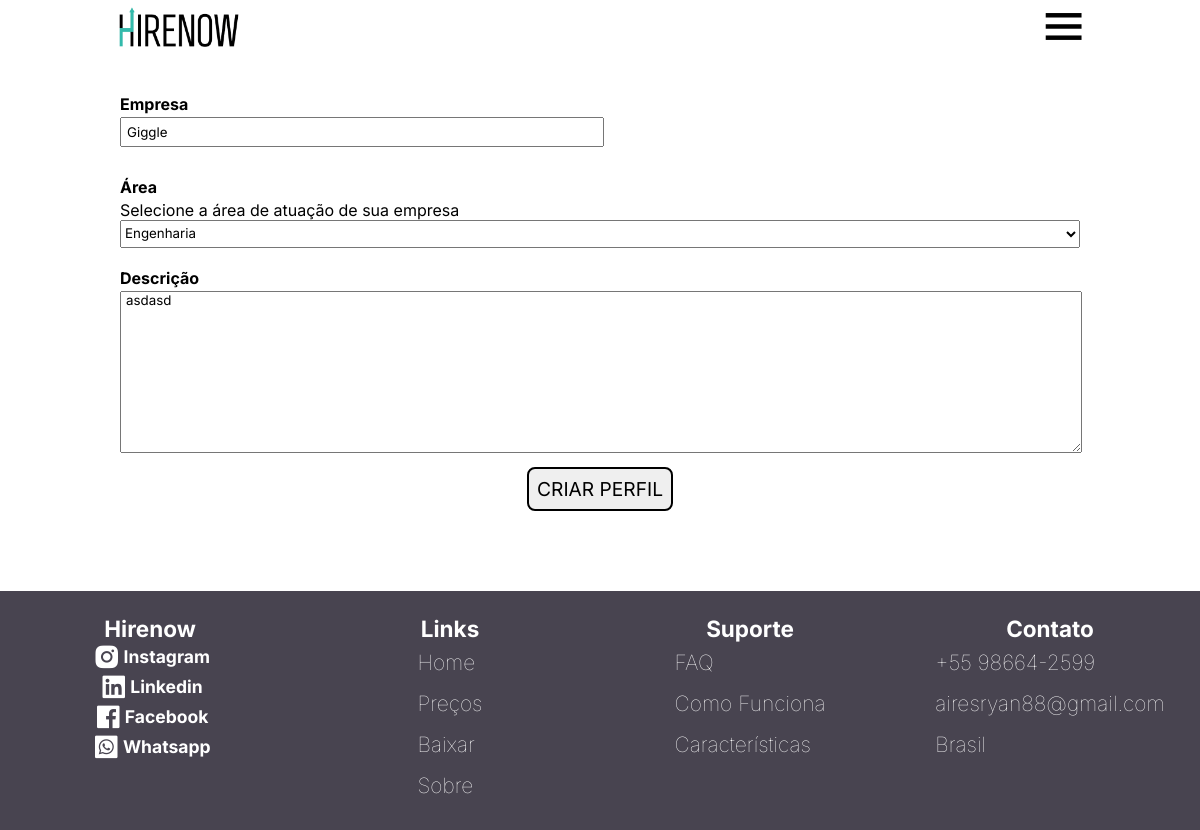
The page /login_cadastro/Emp/perfil_emp.php?email=giggle@gmail.com&senha=#$ASDW##$%SDF&sm=3&id=13 (signed in) on the database its author committed.
### tables this page shows
CREATE TABLE `empresas` (
  `idEmpresas` int(11) NOT NULL AUTO_INCREMENT,
  `nome` varchar(45) NOT NULL,
  `cnpj` int(11) NOT NULL,
  `email` varchar(45) NOT NULL,
  `senha` varchar(45) NOT NULL,
  `Administrador_idUsuarios` int(11) DEFAULT NULL,
  `tipo` int(1) NOT NULL,
  `area` varchar(45) DEFAULT NULL,
  `descricao` varchar(200) DEFAULT NULL,
  PRIMARY KEY (`idEmpresas`),
  UNIQUE KEY `cnpj_UNIQUE` (`cnpj`),
  UNIQUE KEY `email_UNIQUE` (`email`),
  KEY `fk_Empresas_Administrador1_idx` (`Administrador_idUsuarios`),
  CONSTRAINT `fk_adm1` FOREIGN KEY (`Administrador_idUsuarios`) REFERENCES `administrador` (`idUsuarios`) ON DELETE SET NULL ON UPDATE CASCADE
);

### login_cadastro/Emp/perfil_emp.php (the view, shortened to what this page needs)
<?php
if(urlencode($_GET['email']) && urlencode($_GET['senha']) && urlencode($_GET['sm']) && urlencode($_GET['id'])){
    $email = urlencode($_GET['email']);
    $senha = urlencode($_GET['senha']);
    $sm = urlencode($_GET['sm']);
    $id = urlencode($_GET['id']);
}
?>
<!DOCTYPE html>
<html lang="pt-br">
<head>
    <link rel="stylesheet" href="perfil_emp.css">
    <link rel="stylesheet" href="header_emp/header_emp.css">
    <link href="https://unpkg.com/boxicons@2.1.4/css/boxicons.min.css" rel="stylesheet"/>
    <link rel="stylesheet" href="../../rodape/rodape.css">
</head>
<body>
<header>
    <img src="../../imagens/logos/hirenow_word.png" alt="Logo" id="logo-word-header"/>
<div class="menu-toggle" onclick="toggleMenu()">
    <span id="menu-icon" class="icon-transition"><i id="bxicon" class='bx bx-menu'></i></span>
</div>
</header>
    <div class="content-form">
    <form action="<?="perfil_emp.php?email={$email}&senha={$senha}&sm={$sm}&id={$id}"?>" method="post">
        <h4>Empresa</h4>
        <?php include "../configs/config.php"; $name = mysqli_query($conexao1, "SELECT * FROM empresas WHERE idEmpresas = $id"); $na = $name->fetch_assoc(); ?>
        <input type="text" name="nome_empresa" placeholder="Nome da empresa" style="width: 50%;" value="<?=$na['nome']?>">
        <h4>Área</h4>
        <p>Selecione a área de atuação de sua empresa</p>
        <select name="area" id="" required>
            <option value="Engenharia" <?= ($na['area'] == "Engenharia" && $na['area'] != null) ? "selected" : "" ?> >Engenharia</option>
        </select>
        <h4>Descrição</h4>
        <textarea name="descricao" id="" cols="30" rows="10" required placeholder="Descreva aqui as necessidades de seu projeto, bem como os objetivos que você espera alcançar."><?= $na['descricao'] != null ? $na['descricao'] : "" ?></textarea>
        <div class="content-submit">
            <button type="submit">Criar perfil</button>
        </div>
    </form>
</div>
<footer class="rodape">
        <div class="div1">
            <ul class="ul-rod">
                <h2>Hirenow</h2>
                <div class="content-redes">
                    <i class='bx bxl-instagram-alt' style='color:#ffffff; font-size: 2em;' ></i>
                    <h3>Instagram</h3>
                </div>
                <div class="content-redes">
                    <i class='bx bxl-linkedin-square' style='color:#ffffff; font-size: 2em;'  ></i>
                    <h3>Linkedin</h3>
                </div>
                <div class="content-redes">
                    <i class='bx bxl-facebook-square' style='color:#ffffff; font-size: 2em;' ></i>
                    <h3>Facebook</h3>
                </div>
                <div class="content-redes">
                    <i class='bx bxl-whatsapp-square' style='color:#ffffff; font-size: 2em;' ></i>
                    <h3>Whatsapp</h3>
                </div>
            </ul>
        </div>
        <div class="div2">
            <ul class="ul-rod" type="none">
            <h2>Links</h2>
                <li>
                    <a href="#" class="ancor">Home</a><br>
                    <a href="#" class="ancor">Preços</a><br>
                    <a href="#" class="ancor">Baixar</a><br>
                    <a href="#" class="ancor">Sobre</a>
                </li>
            </ul>
        </div>
        <div class="div3">
            <ul class="ul-rod"  type="none">
                <h2>Suporte</h2>
                <li>
                    <a href="#" class="ancor">FAQ</a><br>
                    <a href="#" class="ancor">Como Funciona</a><br>
                    <a href="#" class="ancor">Características</a>
                </li>
            </ul>
        </div>
        <div class="div4">
            <ul class="ul-rod"  type="none">
                <h2>Contato</h2>
                <li>
                    <a href="#" class="ancor">+55 98664-2599</a><br>
                    <a href="#" class="ancor">airesryan88@gmail.com</a><br>
                    <a href="#" class="ancor">Brasil</a>
                </li>
            </ul>
        </div>
</footer>
</body>
</html>

### login_cadastro/Emp/perfil_emp.css (style rules this page uses)
body { overflow-x: hidden; }
.content-form { width: 100vw; display: flex; justify-content: center; overflow-x: hidden; }
form { width: 80%; margin: 20px 0; }
h4 { margin-top: 20px; margin-bottom: 3px; }
select { width: 100%; padding: 4px 0; }
input { margin-bottom: 10px; margin-right: 5px; text-indent: 5px; padding: 5px 0; }
textarea { max-width: 100%; min-width: 100%; text-indent: 5px; }
.content-submit { width: 100%; display: flex; justify-content: center; }
button { margin-top: 10px; padding: 8px; font-size: 1.2em; text-transform: uppercase; border: 2px solid black; border-radius: 8px; transition: 0.3s; }

### login_cadastro/Emp/header_emp/header_emp.css (style rules this page uses)
* { margin: 0; padding: 0; text-decoration: none; font-family: "Inter", sans-serif; }
header { display: flex; justify-content: space-around; align-items: center; width: 100vw; background: #fff; }
#logo-word-header { padding-left: 0.8%; width: 10%; }
i { color: #000; font-size: 1.4em; }
a { color: #000; font-size: 1.4em; }
.menu-toggle { display: none; font-size: 2.4rem; cursor: pointer; }
#bxicon { display: flex; }
.menu-toggle { display: flex; }

### rodape/rodape.css (style rules this page uses)
.rodape { width: 100%; display:flex; justify-content: space-between; margin-top: 5%; padding-top: 2%; padding-bottom: 2%; font-size: 15px; background-color: #484450; }
h2 { color: white; }
.div1 { justify-content: space-between; width: 25vw; }
.div1 ul { display: flex; flex-direction: column; align-items: center; }
.content-redes { display: flex; align-items: center; }
.content-redes h3 { color: white; margin-left: 1.5%; }
.div2 { display: flex; justify-content: center; width: 25vw; }
.div3 { display: flex; justify-content: center; width: 25vw; }
.div4 { display: flex; justify-content: center; width: 25vw; }
a.ancor { justify-content:space-between; display:inline-flex; align-items:center; text-decoration: none; padding: 8px; color: white; font-weight: 100; border-radius: 40px; }
.ul-rod { display: flex; flex-direction: column; align-items: center; height: 100%; }

### rows shown on the page
empresas: nome_empresa "Giggle", area "Engenharia", descricao "asdasd"
